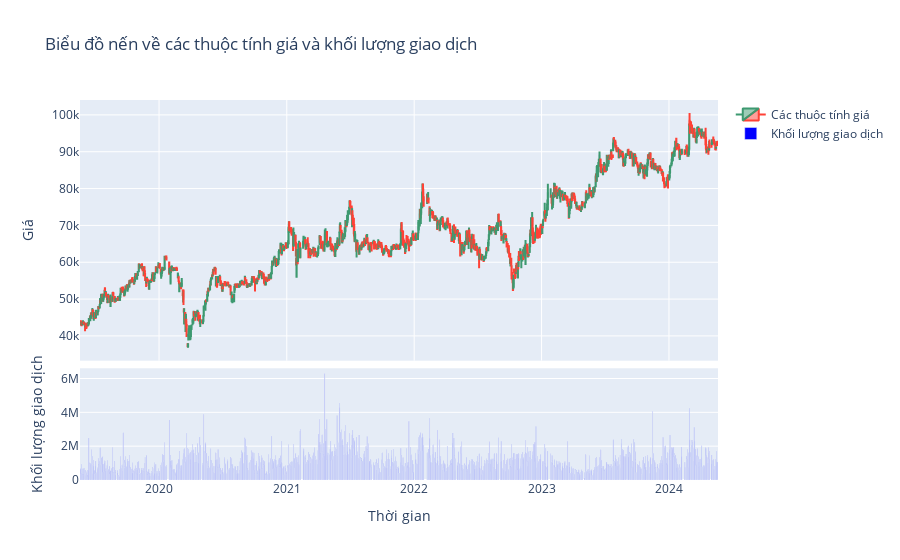

Notebook code for this chart:
### Code cell
# Trực quan hóa bằng biểu đồ nến về các thuộc tính giá và khối lượng giao dịch
fig = make_subplots(rows=2, cols=1, shared_xaxes=True, vertical_spacing=0.02, row_heights=[0.7, 0.3])
candlestick = go.Candlestick(x=df.index,
                             open=df['open'],
                             high=df['high'],
                             low=df['low'],
                             close=df['close'],
                             name='Các thuộc tính giá')
fig.add_trace(candlestick, row=1, col=1)

volume = go.Bar(x=df.index, y=df['volume'], name='Khối lượng giao dịch', marker=dict(color='blue'))
fig.add_trace(volume, row=2, col=1)

fig.update_layout(title='Biểu đồ nến về các thuộc tính giá và khối lượng giao dịch',
                  yaxis_title='Giá',
                  yaxis2_title='Khối lượng giao dịch',
                  xaxis2_title='Thời gian',
                  xaxis_rangeslider_visible=False)
fig.show()

### Figure 1 — Plotly figure (JSON) as saved in the notebook; plotly's stock layout.template omitted (floating-point values rounded to 4 significant figures; data arrays with more than 128 entries replaced by an {"elided": "..."} marker saying what was removed)
{"data": [{"close": {"elided": "1253 int values"}, "high": {"elided": "1253 int values"}, "low": {"elided": "1253 int values"}, "name": "Các thuộc tính giá", "open": {"elided": "1253 int values"}, "type": "candlestick", "x": {"elided": "1253 str values"}, "xaxis": "x", "yaxis": "y"}, {"marker": {"color": "blue"}, "name": "Khối lượng giao dịch", "type": "bar", "x": {"elided": "1253 str values"}, "xaxis": "x2", "y": {"elided": "1253 int values"}, "yaxis": "y2"}], "layout": {"title": {"text": "Biểu đồ nến về các thuộc tính giá và khối lượng giao dịch"}, "xaxis": {"anchor": "y", "domain": [0, 1], "matches": "x2", "rangeslider": {"visible": false}, "showticklabels": false}, "xaxis2": {"anchor": "y2", "domain": [0, 1], "title": {"text": "Thời gian"}}, "yaxis": {"anchor": "x", "domain": [0.314, 1], "title": {"text": "Giá"}}, "yaxis2": {"anchor": "x2", "domain": [0, 0.294], "title": {"text": "Khối lượng giao dịch"}}}}
